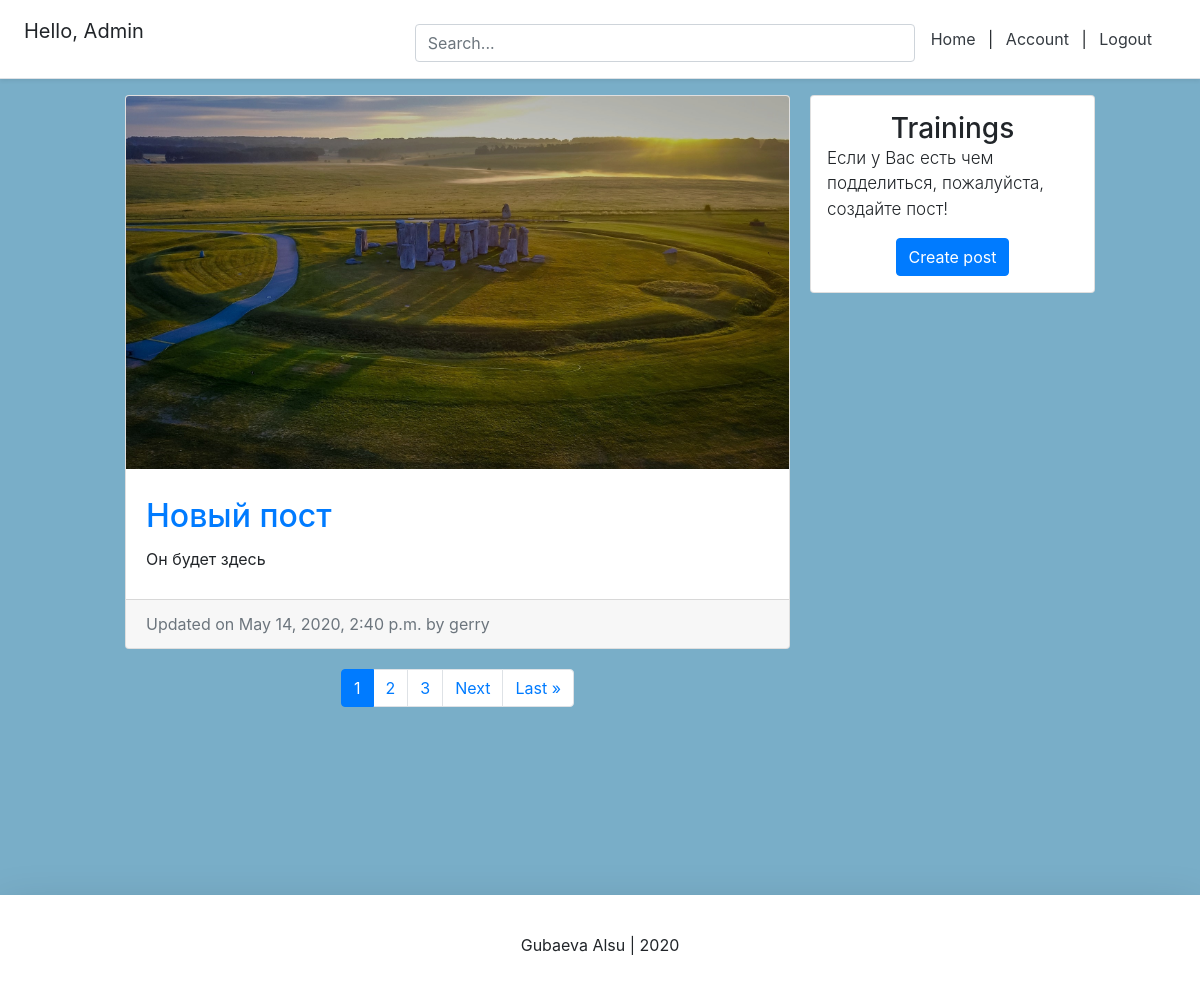
Page / (signed in) on the committed database.
### user/models.py (models this page shows, shortened)
class New_user(AbstractBaseUser):
    email = models.EmailField(verbose_name="email", max_length=60, unique=True)
    username = models.CharField(max_length=40, unique=True)
    date_joined = models.DateTimeField(verbose_name='date joined', auto_now_add=True)
    last_login = models.DateTimeField(verbose_name='last login', auto_now=True)
    is_admin = models.BooleanField(default=False)
    is_active = models.BooleanField(default=True)
    is_staff = models.BooleanField(default=False)
    is_superuser = models.BooleanField(default=False)
    photo = models.ImageField(upload_to='images/', blank=True)
    status = models.TextField(max_length=50, blank=True)
    USERNAME_FIELD = 'username'
    objects = MyAccountManager()
    def __str__(self):
        return self.username

### blog/models.py (models this page shows, shortened)
class BlogPost(models.Model):
    title = models.CharField(max_length=50, null=False, blank=False)
    body = models.TextField(max_length=5000, null=False, blank=False)
    image = models.ImageField(upload_to=upload_location, null=False, blank=False)
    likes = models.ManyToManyField(settings.AUTH_USER_MODEL, related_name='likes', blank=True)
    date_published = models.DateTimeField(auto_now_add=True, verbose_name="date published")
    date_updated = models.DateTimeField(auto_now=True, verbose_name="date updated")
    author = models.ForeignKey(settings.AUTH_USER_MODEL, on_delete=models.CASCADE)
    slug = models.SlugField(blank=True, unique=True)

### personal/views.py (the view)
# urls.py: path('', home_screen_view, name="home"),
def home_screen_view(request):
    context = {}
    query = ""
    if request.GET:
        query = request.GET.get('q', '')
        context['query'] = str(query)
    blog_posts = sorted(get_blog_queryset(query), key=attrgetter('date_updated'), reverse=True)
    page = request.GET.get('page', 1)
    blog_posts_paginator = Paginator(blog_posts, BLOG_POSTS_PER_PAGE)
    try:
        blog_posts = blog_posts_paginator.page(page)
    except PageNotAnInteger:
        blog_posts = blog_posts_paginator.page(BLOG_POSTS_PER_PAGE)
    except EmptyPage:
        blog_posts = blog_posts_paginator.page(blog_posts_paginator.num_pages)
    context['blog_posts'] = blog_posts
    return render(request, 'personal/home.html', context)

### blog/views.py (called while the page is built)
def get_blog_queryset(query=None):
    queryset = []
    queries = query.split(" ")
    for q in queries:
        posts = BlogPost.objects.filter(
            Q(title__icontains=q) |
            Q(body__icontains=q)
        ).distinct()
        for post in posts:
            queryset.append(post)
    return list(set(queryset))

### templates/personal/home.html (shortened to what this page needs)
{% extends 'user_page/main.html' %}
{% load static %}
{% block all_posts %}
<div class="container">
	<div class="row">
		<div class="left-column col-lg-7 offset-lg-1">
            {% if blog_posts %}
                {% for post in blog_posts %}
                    <div class="blog-post-container">
                        {% include 'blog/snippets/blog_post_snippet.html' with blog_post=post %}
                    </div>
                {% endfor %}
            {% else %}
                <div class="blog-post-container">
                    {% include 'blog/snippets/blog_post_snippet.html' with query=query %}
                </div>
            {% endif %}
            {% include 'blog/snippets/blog_post_pagination.html' with blog_posts=blog_posts %}
		</div>
		<div class="right-column col-lg-3 d-lg-flex d-none flex-column">
			<div class="card create-post-bar d-flex flex-column p-3">
				<h3 class="m-auto">Trainings</h3>
				<p class="lead">Если у Вас есть чем подделиться, пожалуйста, создайте пост!</p>
				<p class="m-auto"><a class="btn btn-primary" href="{% url 'blog:create' %}">Create post</a></p>
			</div>
		</div>
	</div>
</div>
{% endblock all_posts %}

### templates/snippets/header.html (shortened to what this page needs)
<link rel="stylesheet" href="https://stackpath.bootstrapcdn.com/bootstrap/4.4.1/css/bootstrap.min.css"
>
<div class="d-flex flex-column flex-md-row align-items-center p-3 px-md-4 mb-3 bg-white border-bottom shadow-sm">
  <h5 class="my-0 mr-md-auto font-weight-normal">
      {% if request.user.is_authenticated %}
          <p>Hello, {{ request.user.username }} </p>
      {% endif %}
  </h5>
<div class="search-bar mt-sm-2 mr-2">
    <form method="get">
        <input type="text" class="form-control" name="q" id="id_q" placeholder="Search...">
    </form>
</div>
  <nav class="my-2 my-md-0 mr-md-3">
      {% if request.user.is_authenticated  %}
          <a class="p-2 text-dark" href="{% url 'home' %}">Home</a> |
          <a class="p-2 text-dark" href="{% url 'profile' pk=user.id %}">Account</a> |
          <a class="p-2 text-dark" href="{% url 'logout' %}">Logout</a>
      {% else %}
          <a class="p-2 text-dark" href="{% url 'home' %}">Home</a> |
          <a class="p-2 text-dark" href="{% url 'login' %}">Login</a> |
          <a class="btn btn-outline-primary" href="{% url 'register' %}">Register</a>
      {% endif %}
  </nav>
</div>

### templates/blog/snippets/blog_post_snippet.html (shortened to what this page needs)
{% if blog_post %}
    <div class="container">
        <div class="row">
            <div class="card m-auto">
                <a href="{% url 'blog:detail' post.slug %}">
                    <img class="card-img-top" src="{{blog_post.image.url}}" style="max-height: 550px; ">
                </a>
                <div class="card-body mt-2 mb-2">
                    <a href="{% url 'blog:detail' post.slug %}">
                        <h2 class="card-title">{{blog_post.title}}</h2>
                    </a>
                    <p class="card-text">{{blog_post.body|safe|truncatechars:180}}</p>
                </div>
                <div class="card-footer text-muted">
                  Updated on {{blog_post.date_updated}} by {{blog_post.author}}
                </div>
            </div>
        </div>
    </div>
{% endif %}

### templates/snippets/header.html (style rules this page uses)
@media (min-width: 768px) { html { font-size: 16px; } }
.search-bar { max-width: 500px; width: 100%; }

### templates/personal/home.html (style rules this page uses)
@media (min-width: 768px) { .right-column { margin-left: 20px; } }
.blog-post-container { margin-bottom: 20px; width: 100%; }
.create-post-bar { background-color: #fff; margin-bottom:20px; }
.left-column { padding:0px; }
.right-column { padding:0px; }
.lead { font-size: 17px; }

### templates/blog/snippets/blog_post_snippet.html (style rules this page uses)
.card { max-width: 700px; max-height: 900px; width: 100%; }
.card-body { padding: 20px; }

### templates/snippets/base_css.html (style rules this page uses)
body { background-color: #79aec8; }

### rows in the picture
New_user: user.username "Admin"
BlogPost: image (picture), title "Новый пост", body "Он будет здесь", date_updated "May 14, 2020, 2:40 p.m.", author "gerry"

### other values in the picture
{{ i }} "1"
{{ i }} "2" "3"
